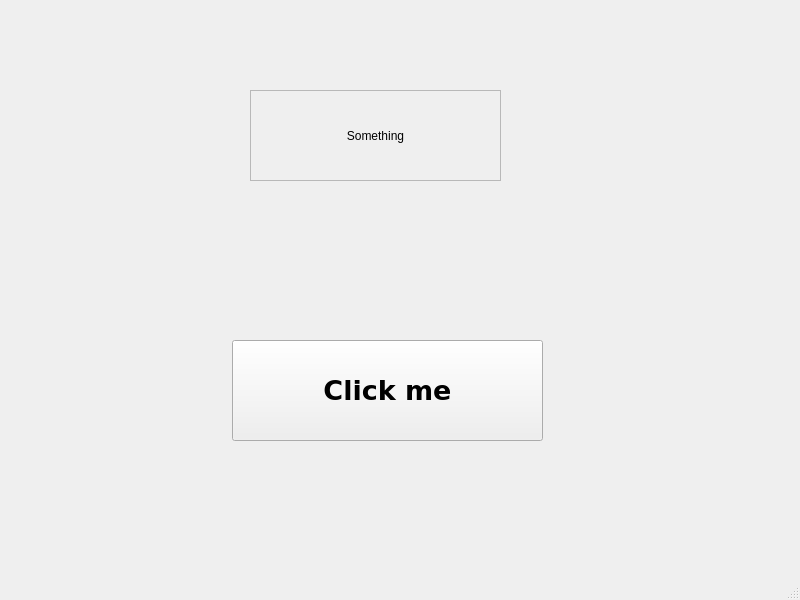
<?xml version="1.0" encoding="UTF-8"?>
<ui version="4.0">
 <class>MainWindow</class>
 <widget class="QMainWindow" name="MainWindow">
  <property name="geometry">
   <rect>
    <x>0</x>
    <y>0</y>
    <width>800</width>
    <height>600</height>
   </rect>
  </property>
  <property name="windowTitle">
   <string>MainWindow</string>
  </property>
  <widget class="QWidget" name="centralwidget">
   <widget class="QPushButton" name="btn">
    <property name="geometry">
     <rect>
      <x>232</x>
      <y>340</y>
      <width>311</width>
      <height>101</height>
     </rect>
    </property>
    <property name="font">
     <font>
      <family>DejaVu Sans</family>
      <pointsize>20</pointsize>
      <weight>75</weight>
      <bold>true</bold>
     </font>
    </property>
    <property name="text">
     <string>Click me</string>
    </property>
   </widget>
   <widget class="QLabel" name="lbl">
    <property name="geometry">
     <rect>
      <x>250</x>
      <y>90</y>
      <width>251</width>
      <height>91</height>
     </rect>
    </property>
    <property name="locale">
     <locale language="Polish" country="Poland"/>
    </property>
    <property name="frameShape">
     <enum>QFrame::StyledPanel</enum>
    </property>
    <property name="frameShadow">
     <enum>QFrame::Sunken</enum>
    </property>
    <property name="text">
     <string>Something</string>
    </property>
    <property name="alignment">
     <set>Qt::AlignCenter</set>
    </property>
   </widget>
  </widget>
  <widget class="QMenuBar" name="menubar">
   <property name="geometry">
    <rect>
     <x>0</x>
     <y>0</y>
     <width>800</width>
     <height>22</height>
    </rect>
   </property>
  </widget>
  <widget class="QStatusBar" name="statusbar"/>
 </widget>
 <resources/>
 <connections/>
</ui>
